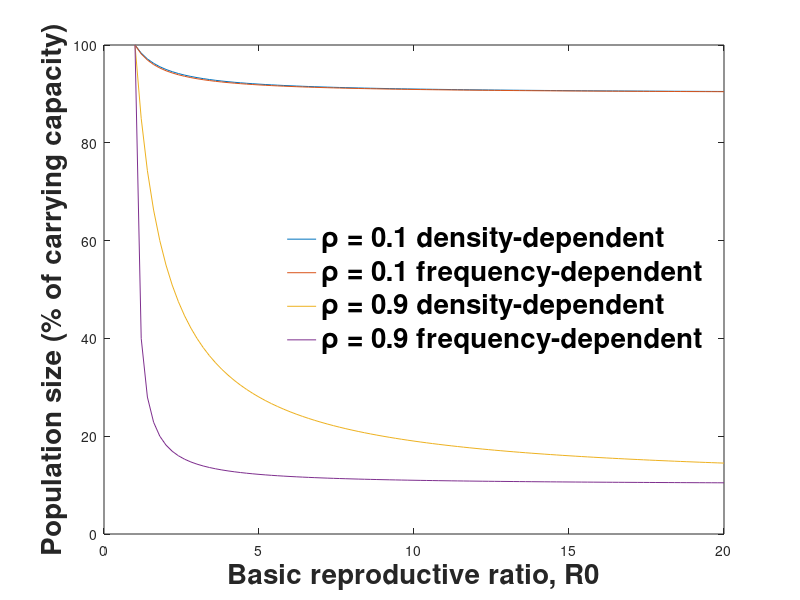

Reproduce this figure in MATLAB.
% plot figure 2.8 
clc 
clear all
close all

for rho = [0.1, 0.9]
    
    % density-dependent 
    R0 = 1:0.2:20; 
    Neq1 = 100./ R0 .* (1 + (1 - rho) .* (R0 - 1));

    % frequency-dependent
    Neq2 = 100.* R0 .* (1 - rho)./(R0 - rho);
    
    plot(R0, Neq1)
    hold on
    plot(R0, Neq2)
   
end

legend({'\rho = 0.1 density-dependent', '\rho = 0.1 frequency-dependent',...
    '\rho = 0.9 density-dependent', '\rho = 0.9 frequency-dependent'},'Location', 'east',...
    'FontSize', 20, 'FontWeight', 'bold')
legend('boxoff')

ylabel('Population size (% of carrying capacity)', 'FontSize',20,'FontWeight','bold')
xlabel('Basic reproductive ratio, R0', 'FontSize',20,'FontWeight','bold')
